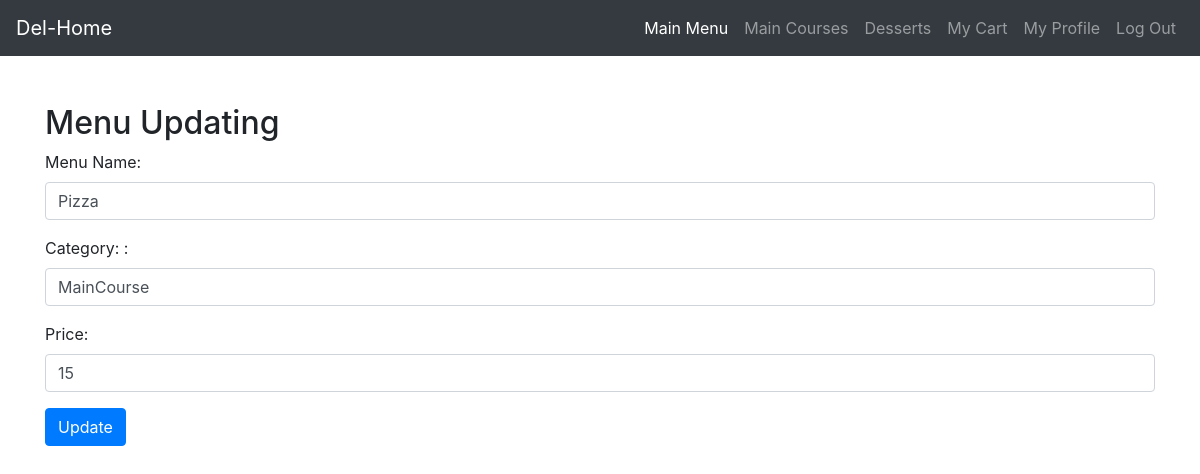
Screenshot of /updateMenu.php?id=4 with the database file from the repository.
### tables this page shows
CREATE TABLE `menuTable` (
  `id` int(11) NOT NULL,
  `menuId` int(11) NOT NULL,
  `menuImg` varchar(500) DEFAULT NULL,
  `menuName` varchar(50) NOT NULL,
  `menuCategory` varchar(50) NOT NULL,
  `menuQuantity` int(11) DEFAULT NULL,
  `menuPrice` int(11) NOT NULL
);

### updateMenu.php (the view, shortened to what this page needs)
<?php
include 'navbar.php';
$conn = new mysqli("localhost", "root", "", "yemeksepetiDB");
$menuId = $_GET['id'];
$sqlSelect = "SELECT * FROM menuTable WHERE menuId=$menuId";
$resultSelect = $conn->query($sqlSelect);
$rowSelect = $resultSelect->fetch_assoc();
?>
<!DOCTYPE html>
<html lang="en">
<head>
    <link rel="stylesheet" href="https://stackpath.bootstrapcdn.com/bootstrap/4.5.2/css/bootstrap.min.css">
</head>
<body>
    <div class="container mt-5">
        <h2>Menu Updating</h2>
        <form action="" method="post">
            <div class="form-group">
                <label for="menuName">Menu Name:</label>
                <input type="text" class="form-control" id="menuName" name="menuName" value="<?= $rowSelect['menuName'] ?>" required>
            </div>
            <div class="form-group">
                <label for="menuCategory">Category: :</label>
                <input type="text" class="form-control" id="menuCategory" name="menuCategory" value="<?= $rowSelect['menuCategory'] ?>" required>
            </div>
            <div class="form-group">
                <label for="menuPrice">Price: </label>
                <input type="number" class="form-control" id="menuPrice" name="menuPrice" value="<?= $rowSelect['menuPrice'] ?>" required>
            </div>
            <button type="submit" class="btn btn-primary">Update</button>
        </form>
    </div>
</body>
</html>

### rows the page displays
menutable: menuName "Pizza", menuCategory "MainCourse", menuPrice "15"
